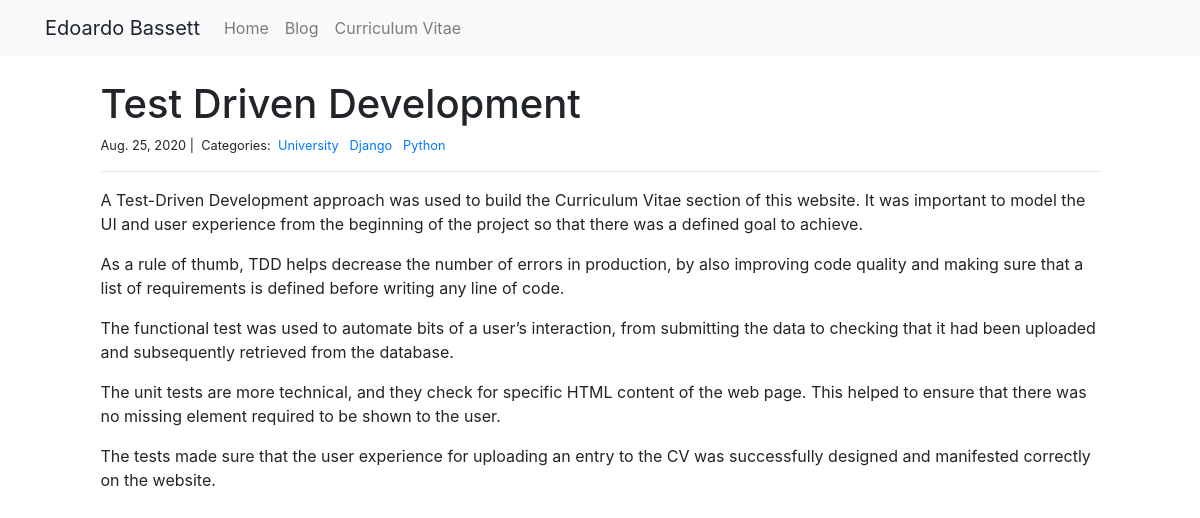
The app's page /blog/test-driven-development/ with its own data.
### blog/models.py (models this page shows, shortened)
class Post(models.Model):
    title = models.CharField(max_length=200, unique=True)
    slug = models.SlugField(max_length=200, unique=True)
    author = models.ForeignKey(User, on_delete= models.CASCADE,related_name='posts')
    updated_on = models.DateTimeField(auto_now= True)
    content = models.TextField()
    created_on = models.DateTimeField(auto_now_add=True)
    categories = models.ManyToManyField('Category', related_name='posts')
    class Meta:
        ordering = ['-created_on']

class Category(models.Model):
    name = models.CharField(max_length=20)

### blog/views.py (the view)
# urls.py: path('<slug:slug>/', views.PostDetail.as_view(), name='blog_detail'),
class PostDetail(generic.DetailView):
    model = Post
    template_name = 'blog_detail.html'

### blog/templates/blog_detail.html
{% extends "base.html" %}
{% block page_content %}
<div class="mx-auto mt-4" style="width: 90%;">
    <h1>{{ post.title }}</h1>
    <small>
        {{ post.created_on.date }} |&nbsp;
        Categories:&nbsp;
        {% for category in post.categories.all %}
        <a href="">
            {{ category.name }}
        </a>&nbsp;
        {% endfor %}
    </small>
    <hr>
    <p>{{ post.content | linebreaks }}</p>
</div>
{% endblock %}

### records on screen
Post: title "Test Driven Development", created_on "Aug. 25, 2020", content "A Test-Driven Development approach was used to build the Curriculum Vitae section of this website. It was important to model the UI and user experience from the beginning of the project so that there was a defined goal to achieve. As a rule of thumb, TDD helps decrease the number of errors in production, by also improving code quality and making sure that a list of requirements is defined before writing any line of code. The functional test was used to automate bits of a user’s interaction, from submitting the data to checking that it had been uploaded and subsequently retrieved from the database. The unit tests are more technical, and they check for specific HTML content of the web page.…"
Category: name "University"
Category: name "Django"
Category: name "Python"
